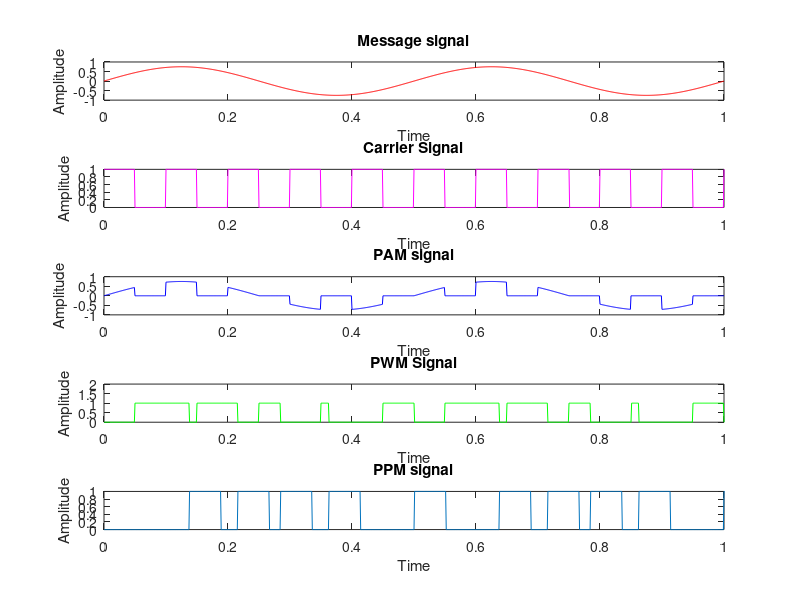

MATLAB code to generate this figure:
% Pulse position modulation

clc;
clear all;
close all;

t=0:0.001:1;

m=0.75*sin(2*pi*2*t);
subplot(5,1,1)
plot(t,m,'r')
title('Message signal')
xlabel('Time')
ylabel('Amplitude')

c=0.5*square(2*pi*10*t)+0.5;
subplot(5,1,2)
plot(t,c,'m')
title('Carrier Signal')
xlabel('Time')
ylabel('Amplitude')

v=m.*c;
subplot(5,1,3)
plot(t,v,'b')
title('PAM signal')
xlabel('Time')
ylabel('Amplitude')

s1=sawtooth(2*pi*10*t+pi);
for i=1:length(t)
    if m(i)>s1(i)
        pwm(i)=1;
    else
        pwm(i)=0;
    end
end
subplot(5,1,4)
plot(t,pwm,'g')
title('PWM Signal')
xlabel('Time')
ylabel('Amplitude')
axis([0 1 0 2]);

ppm=diff(pwm);
ppm=[0 ppm];
for j=1:length(ppm)
    if ppm(j)>=0
        ppm(j)=0;
    else
        ppm(j)=1;
    end
end
si=find(ppm>0);
l=length(si);
t=0:0.001:1.05;
ppm1=zeros(1,length(t));
for i=1:length(si)
    for j=si(i):si(i)+50
        ppm1(j)=1;
    end
end
subplot(5,1,5)
plot(t,ppm1)
title('PPM signal')
xlabel('Time')
ylabel('Amplitude')
axis([0 1 0 1]);
